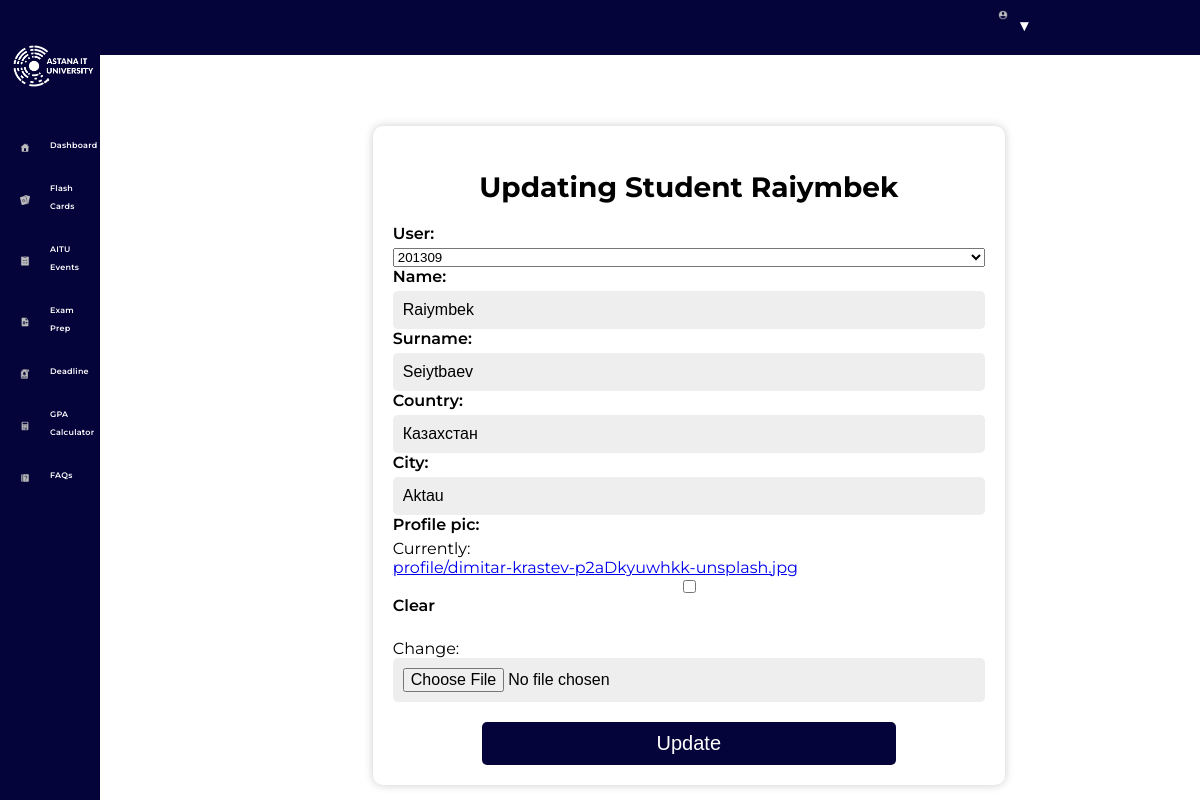
The app's page /update_student/1 with its own data.
### events/models.py (models this page shows)
class Student(models.Model):
	user = models.OneToOneField(User, null = True, on_delete=models.CASCADE)
	name = models.CharField('Name' ,max_length = 120)
	surname = models.CharField('Surname' ,null = True,max_length = 120)
	country = models.CharField('Country' ,null = True,max_length = 120)
	city  = models.CharField('City' ,null = True,max_length = 120)
	profile_pic = models.ImageField(default = "profile1.png",null = True, blank = True, upload_to = "profile/")
	def __str__(self):
		return self.name

### events/views.py (the view)
# urls.py: path('update_student/<str:pk>',views.updateStudent, name = "updatestudent"),
def updateStudent(request, pk):
	st = Student.objects.get(id = pk)
	form = StudentForm(instance =st);
	if request.method == 'POST':
		form = StudentForm(request.POST, instance = st)
		if form.is_valid():
			form.save()
			return redirect('deadline')
	context = {'form' : form , 'item' : st}
	return render(request, 'adminpanel/update_student.html',context)

### events/forms.py
class StudentForm(ModelForm):
	class Meta:
		model = Student
		fields = '__all__'

### events/templates/adminpanel/update_student.html (shortened to what this page needs)
{% extends 'base.html' %}
{% load static %}
  {% block content %}
  <section class="base">
     <div class="form-wrapper">
        <h2>Updating Student {{item}}</h2>
        <form action = "" method = POST enctype="multipart/form-data">
            {{form}}
          <button type="submit" class="btn" >Update</button>
        </form>
      </div>
</section>
  {% endblock %}

### events/templates/base.html (style rules this page uses)
body { font-family: Montserrat; }

### events/templates/adminpanel/update_student.html (style rules this page uses)
.form-wrapper { margin-left: 15%; margin-top: 10%; height: 60%; width: 50%; padding: 20px; background-color: #fff; border-radius: 10px; box-shadow: 0px 0px 10px rgba(0,0,0,0.2); }
h2 { font-size: 28px; margin-bottom: 20px; text-align: center; }
form { display: flex; flex-direction: column; }
label { display: block; font-weight: 600; margin-bottom: 5px; }
input { padding: 10px; border: none; border-radius: 5px; font-size: 16px; background: #EEEEEE; box-sizing: border-box; }
button[type="submit"] { width: 70%; margin-left: 15%; padding: 10px; border: none; border-radius: 5px; font-size: 20px; margin-top: 20px; background-color: #05043A; color: white; cursor: pointer; transition: background-color 0.3s ease-in-out; }
.base { display: flex; justify-content: center; }

### records on screen
Student: name "Raiymbek", user "201309", surname "Seiytbaev", country "Казахстан", city "Aktau"
